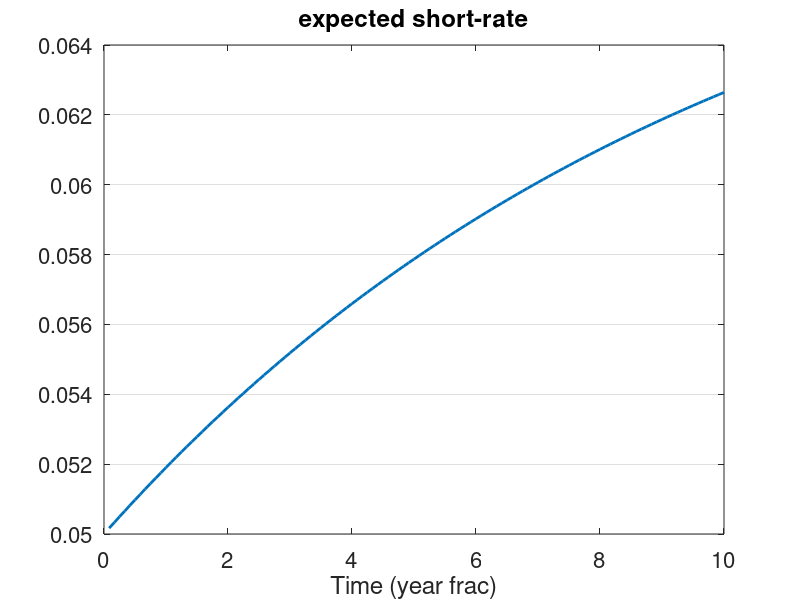
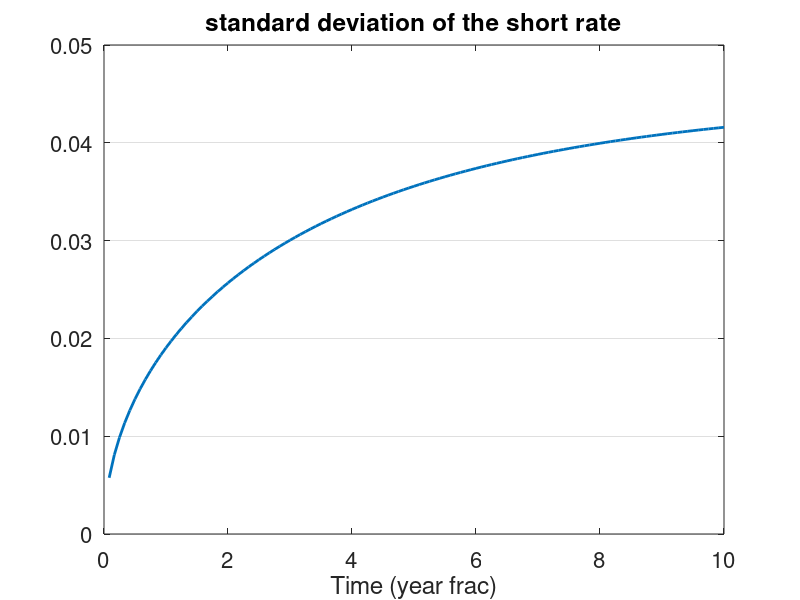
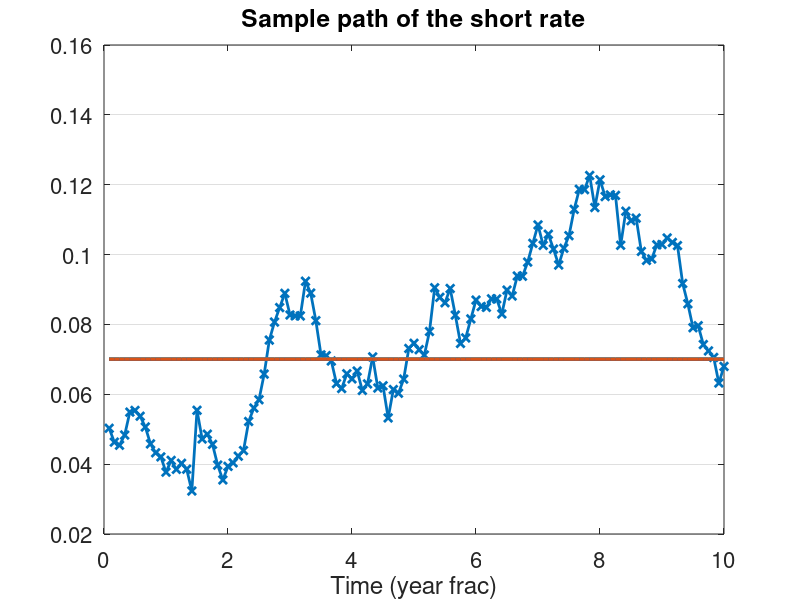
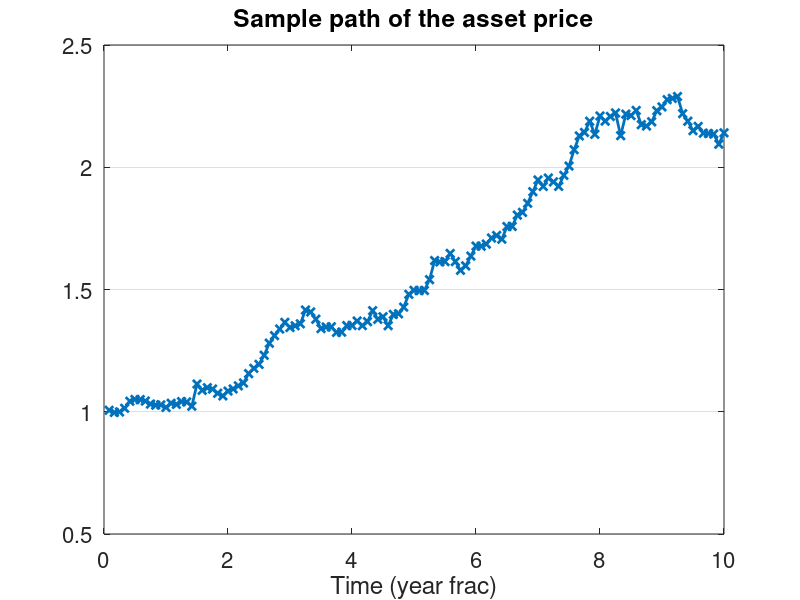

Reproduce these figures in MATLAB, in order. (Note: this script raises an error after producing the figures.)
%%%%%%%%%%%%%%%%%%%%%%%%%%%%%%%%%%%%%%%%%%%%%%%%%%%%%%%%%%%%%%%%%%%%%%%%%%%
% Simple Vasicek 1977 Model                                               %
% See Bjork 4th Ed. Ch. 21                                                %
% AN 25/11/2024                                                           %
%%%%%%%%%%%%%%%%%%%%%%%%%%%%%%%%%%%%%%%%%%%%%%%%%%%%%%%%%%%%%%%%%%%%%%%%%%%
%% Make plots visible also to students sitting in the last row
set(0,'defaultAxesFontSize',16)

%% Pricing functions
p = @(y,t,T) exp(-y.*(T-t));             % Zero coupon price
y = @(p,t,T) - log(p)./(T-t);            % Zero coupon yield

%% Affine term structure factors (see Bjork 4th Ed. Proposition 21.4)
B = @(a,tau) (1-exp(-a.*tau))/a;
A = @(a,b,s,tau) (B(a,tau)-tau).*(a*b-0.5*s^2)./(a^2) - 0.25.*(s^2).*(B(a,tau).^2)./a;

%% Vasicek model parameters

% Simple curve with positive slope
r0 = 0.05;
theta = 0.07;
a = 0.1;
% a = 1;        % Test a faster convergence to the mean
b = a*theta;
sigma = 0.02;

% Curve with negative slope
% r0 = 0.05;
% theta = 0.03;
% a = 0.05;
% b = a*theta;
% sigma = 0.02;

% Curve with hump
% r0 = 0.05;
% theta = 0.06;
% a = 0.05;
% b = a*theta;
% sigma = 0.02;

%% Linear model explained by some plots
t = 0;
Tmin = 1/12;            %From one month...
Tmax = 10;              %...to ten years...
nStep = 120;            %...at monthly steps
ZC_nodes  = linspace(Tmin,Tmax,nStep);

r_mean = r0 .* exp(-a*ZC_nodes) + theta .* (1-exp(-a*ZC_nodes));
r_var = sigma^2 .* (1-exp(-2*a*ZC_nodes))/(2*a);

% Plot expected short rate
figure
plot(ZC_nodes,r_mean,'Linewidth', 2,'LineStyle','-')
set(gca, 'YGrid', 'on', 'XGrid', 'off')
title('expected short-rate')
xlabel('Time (year frac)')

%% Plot standard deviation of the short rate
figure
plot(ZC_nodes,sqrt(r_var),'Linewidth', 2,'LineStyle','-')
set(gca, 'YGrid', 'on', 'XGrid', 'off')
title('standard deviation of the short rate')
xlabel('Time (year frac)')

%% Mean-reverting model explained by some plots
Dt = Tmax/nStep;
rate = zeros(1,nStep+1);
rate(1) = r0;

% Generate nStep standard 1-d normal variables stored to z(1,nStep)
z = randn(1,nStep);

% Sample path of the short rate
r = rate(1);
for i = 1:nStep
    mean = exp(-a*Dt)*r + theta .* (1-exp(-a*Dt));  %...must stay in the for loop...
    variance = sigma^2 * (1-exp(-2*a*Dt))/(2*a);    %...could get out the for loop!
    r = mean + sqrt(variance)*z(i);
    rate(i+1)=r;
end

% For comparison: path of an asset price (B&S 1976 model)
S = 1;
mu = theta;
price = zeros(1,nStep+1);
price(1) = S;
for i = 1:nStep
    mean =  mu*Dt - 0.5 * sigma^2;  %...could get out the for loop!
    variance = sigma^2 ;            %...could get out the for loop!
    S = S * exp(mean + sqrt(variance)*z(i));
    price(i+1)=S;
end

% Plot sample path of the short rate
figure
plot(ZC_nodes,rate(2:nStep+1),'x','Linewidth', 2,'LineStyle','-')
hold on;
plot(ZC_nodes,ones(nStep)*theta,'Linewidth', 2,'LineStyle','-')
hold off;
set(gca, 'YGrid', 'on', 'XGrid', 'off')
title('Sample path of the short rate')
xlabel('Time (year frac)')

% Plot sample path of the asset price
figure
plot(ZC_nodes,price(2:nStep+1),'x','Linewidth', 2,'LineStyle','-')
set(gca, 'YGrid', 'on', 'XGrid', 'off')
title('Sample path of the asset price')
xlabel('Time (year frac)')

%% Affine model explained: term structure of the Zero-Coupon bond prices
A_vec = A(a,b,sigma,ZC_nodes);
B_vec = B(a,ZC_nodes);
ZC_prices = exp(A_vec - B_vec.*r0);
ZC_rates = y(ZC_prices,t,ZC_nodes)*100;
pCurve = [ZC_nodes;ZC_prices]'; 
zCurve = [ZC_nodes;ZC_rates]'; 

%% Instantaneous forwards curve
% For reference (general term structure)
% fwd_rates = -df(ZC_nodes,log(ZC_prices))*100; 

% Affine term structure (numerical derivative... ...lazy developer!)
fwd_rates = -df(ZC_nodes,A_vec - B_vec.*r0)*100; 
fCurve = [ZC_nodes;fwd_rates]';        

%% Plot curves
figure
plot(zCurve(:,1),zCurve(:,2),'Linewidth', 2,'LineStyle','-')
set(gca, 'YGrid', 'on', 'XGrid', 'off')
title('Zero Coupon Curve')
xlabel('Time (year frac)')

figure
plot(pCurve(:,1),pCurve(:,2),'Linewidth', 2,'LineStyle','-')
set(gca, 'YGrid', 'on', 'XGrid', 'off')
title('Zero Coupon bond prices')
xlabel('Time (year frac)')

figure
plot(fCurve(:,1),fCurve(:,2),'Linewidth', 2,'LineStyle','-')
set(gca, 'YGrid', 'on', 'XGrid', 'off')
title('Instantaneous Forward Curve')
xlabel('Time (year frac)')
